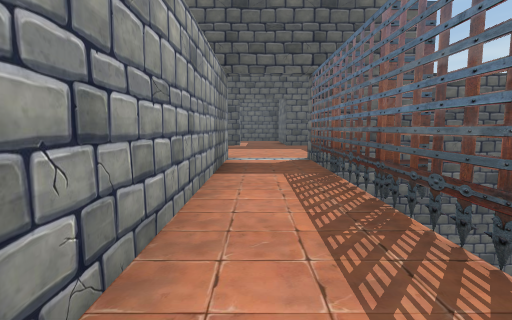
[1] (above)

18 first-person views from a walk through a 3-D level made in the Unity game engine. The camera is 1.5 m above the floor, tilts 6° down and sees 80° across. The floor is counted in squares, 2 m on a side. Each view is taken from the middle of a square. On the plan, view 1 faces up. The plan holds only what a view shows up to about 10 squares ahead; the rest is blank. The place goes on beyond the plan. The player character is not drawn. Some animated figures are not drawn. Door leaves are left out, so doorways stand open. Some surface patterns are stand-ins.

[2]
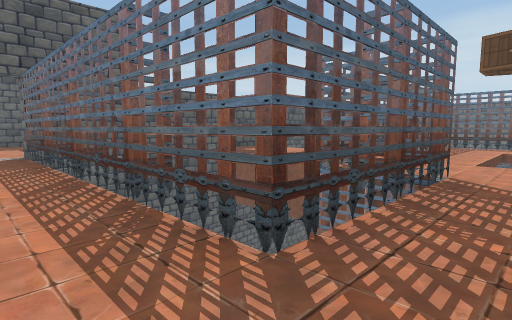

[3]
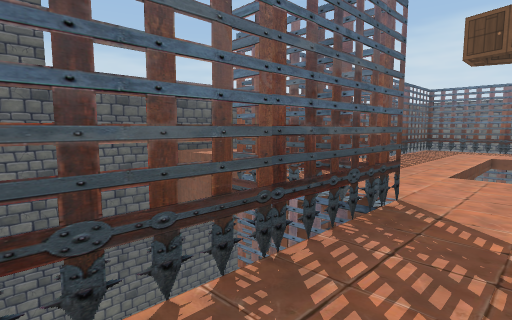

[4]
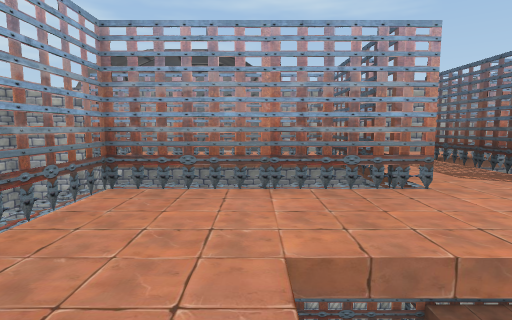

[5]
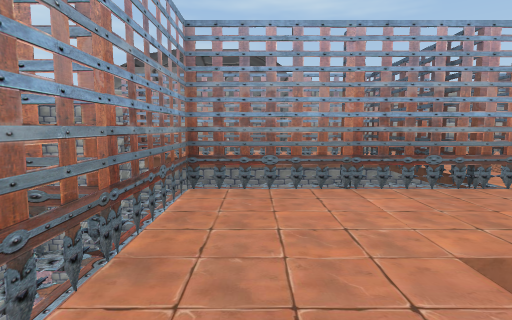

[6]
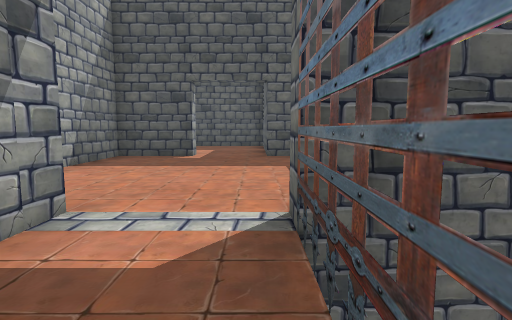

[7]
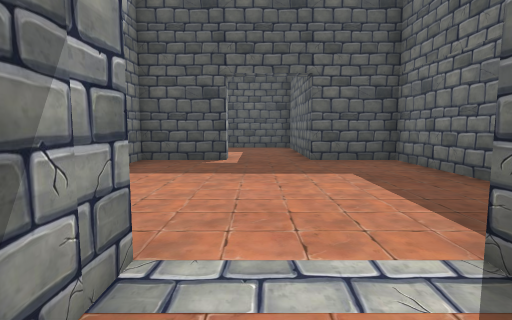

[8]
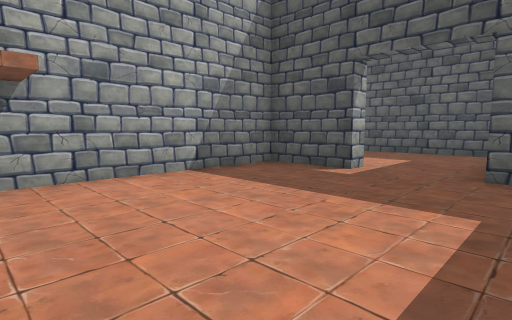

[9]
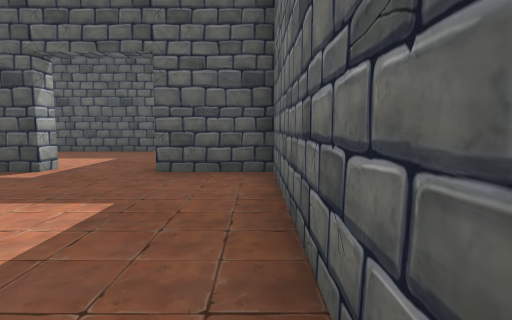

[10]
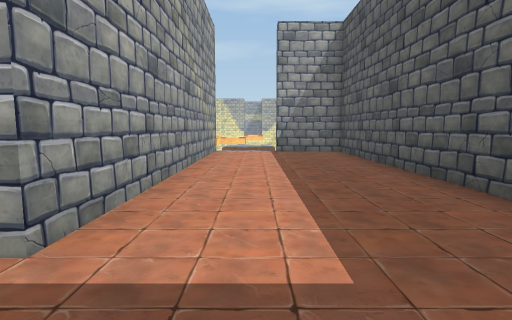

[11]
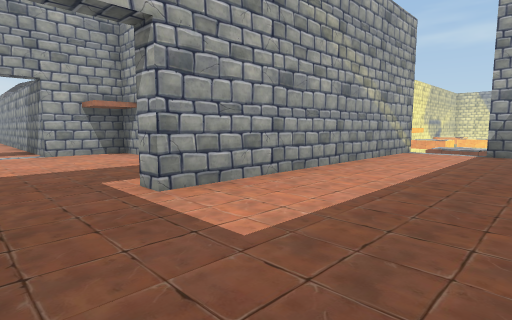

[12]
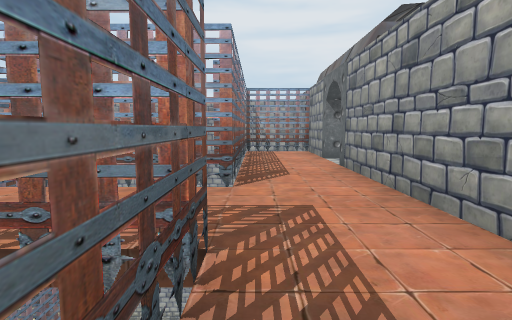

[13]
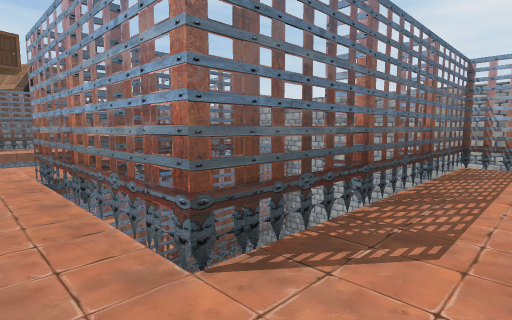

[14]
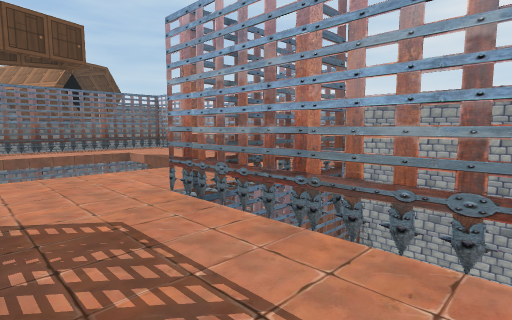

[15]
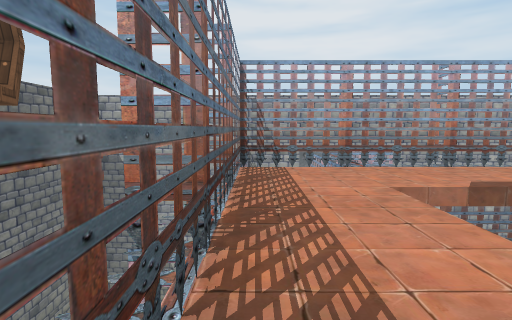

[16]
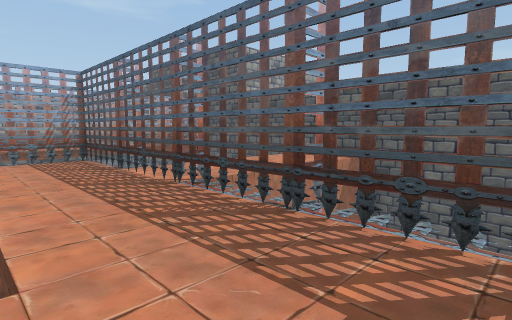

[17]
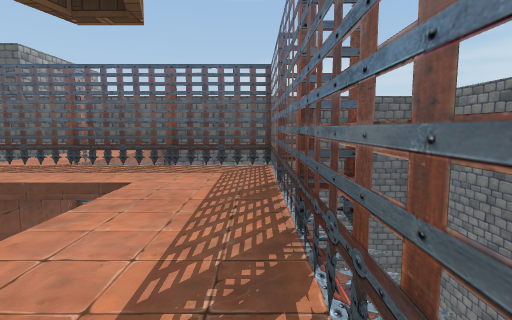

[18]
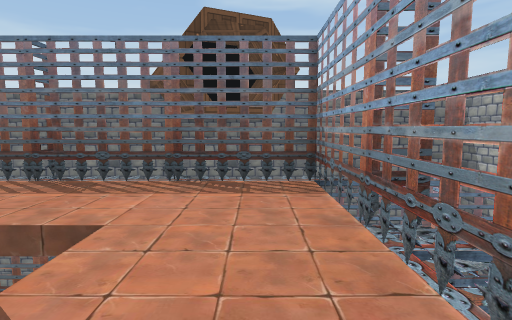

### Floor plan
Points are (right, up) in squares from view 1. A wall is a line through its corners. A room is listed if a view was taken in it or the views show most of it. See-through windows are left out.
Room 1 (views 1, 2, 3, 4, 5, 6, 7, 12, 13, 14, 15, 16, 17, 18)
walls: (5.4, -0.8) (1.3, -0.8) (1.3, 7.8); (4.8, -0.9) (4.8, 1.3); (3.3, -0.9) (3.3, -0.4); (3.3, -0.3) (3.3, -0.8); (7.3, 1.6) (7.3, 1.1); (9.3, 1.8) (9.3, 1.3); (1.2, -0.3) (1.7, -0.3); (1.9, 1.2) (1.2, 1.2); (1.3, -4.8) (1.9, -4.8); (1.8, 2) (1.8, -0.9); (11.3, 1.1) (11.3, 1.6); (11.3, 1.8) (11.3, 1.3); (1.9, 3.2) (1.2, 3.2); (1.2, -6.8) (1.9, -6.8); (13.2, -2.8) (13.9, -2.8) (13.3, -2.8); (-0.7, -6.5) (-0.7, -8.8) (1.3, -8.8) (1.3, -2.8) (5.3, -2.8) (5.3, -6.8) (13.3, -6.8) (13.3, 1.2) (5.3, 1.2) (5.3, -0.4); (1.9, 5.2) (1.2, 5.2); (4.9, 7.2) (1.2, 7.2); (-0.7, 7.7) (-0.7, -5.2)
ways out: open door at (0.5, 7.5) to room 2; opening at (-1, -6); gap at (11, -3)
Room 2 (views 8, 9)
walls: (-0.7, 13.7) (-0.7, 13.2) (-2.7, 13.2) (-2.7, 7.7) (-0.7, 7.7); (3.3, 8.2) (3.3, 13.2) (1.3, 13.2)
ways out: open door at (0.5, 7.5) to room 1; opening at (0.5, 14) to room 3
Room 3 (views 10, 11)
walls: (0.8, 17.7) (-8.7, 17.7) (-8.7, 15.6); (-9.2, 13.7) (-0.7, 13.7); (1.3, 13.2) (1.3, 16)
ways out: opening at (0.5, 14) to room 2; opening at (-9, 14.5)

Positions as (right, up) in squares from view 1, and headings:
1: (0, 0), facing up
2: (0, -2), facing up-right
3: (2, -2), facing up-right
4: (9, -5), facing left
5: (9, -6), facing left
6: (1, 5), facing up
7: (0, 6), facing up
8: (2, 8), facing up-left
9: (3, 8), facing up
10: (1, 15), facing left
11: (1, 17), facing down-left
12: (1, 1), facing down
13: (0, -2), facing down-right
14: (2, -1), facing down-right
15: (13, -1), facing down
16: (13, -1), facing up-left
17: (13, -5), facing up
18: (9, -6), facing right
